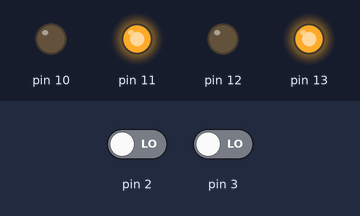
A sketch run on a simulated Arduino Uno, built with avr-gcc and run on an emulated ATmega328P. Shown: output pins drawn as LEDs (lit = HIGH). The inputs (shaded band) are chosen by the test bench; at power-on: pin 2 LOW, pin 3 LOW.

Above: at 1.2 s.
1.3 s: pin 2 driven HIGH
At 2.5 s:
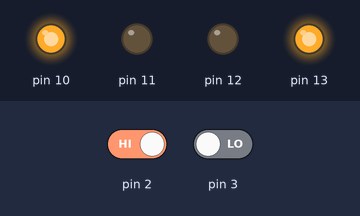
2.8 s: pin 3 driven HIGH
At 3.7 s:
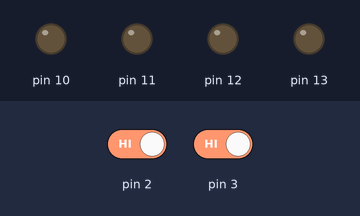
4.3 s: pin 2 driven LOW
At 4.8 s:
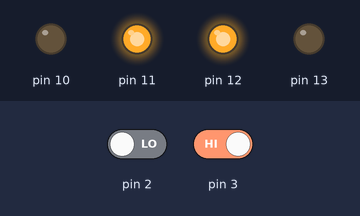
5.8 s: pin 3 driven LOW
At 7.2 s:
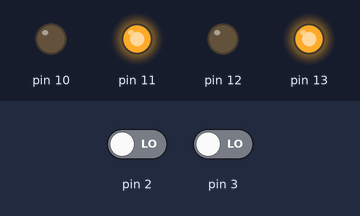
Timing chart, 0 to 8.3 s (numbered marks = the images above; inputs shaded):
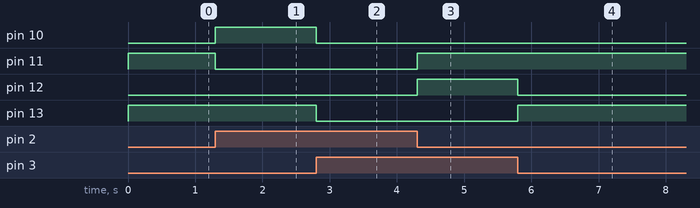

The sketch:

final_code.ino
```cpp
void setup() {
 pinMode(2,INPUT);
 pinMode(3,INPUT);
 pinMode(10,OUTPUT);
 pinMode(11,OUTPUT);
 pinMode(12,OUTPUT);
 pinMode(13,OUTPUT);

}

void loop() {
  // put your main code here, to run repeatedly:
  int left = digitalRead(2);
  int right = digitalRead(3);

  //stop
  if(left == 1 and right ==1)
  {
    digitalWrite(13, 0);
    digitalWrite(12, 0);
    digitalWrite(11, 0);
    digitalWrite(10, 0);
  }
  //left
   if(left == 1 and right ==0)
  {
    digitalWrite(13, 1);
    digitalWrite(12, 0);
    digitalWrite(11, 0);
    digitalWrite(10, 1);
  }
  //right
   if(left == 0 and right ==1)
  {
    digitalWrite(13, 0);
    digitalWrite(12, 1);
    digitalWrite(11, 1);
    digitalWrite(10, 0);
  }
  //forword
    if(left == 0 and right ==0)
  {
    digitalWrite(13, 1);
    digitalWrite(12, 0);
    digitalWrite(11, 1);
    digitalWrite(10, 0);
  }
}
```

Measured:
- after the input at 1.3 s, pin 10: LOW → HIGH at once; pin 11: HIGH → LOW at once
- after the input at 2.8 s, pin 10, pin 13: HIGH → LOW at once
- after the input at 4.3 s, pin 11, pin 12: LOW → HIGH at once
- after the input at 5.8 s, pin 12: HIGH → LOW at once; pin 13: LOW → HIGH at once
